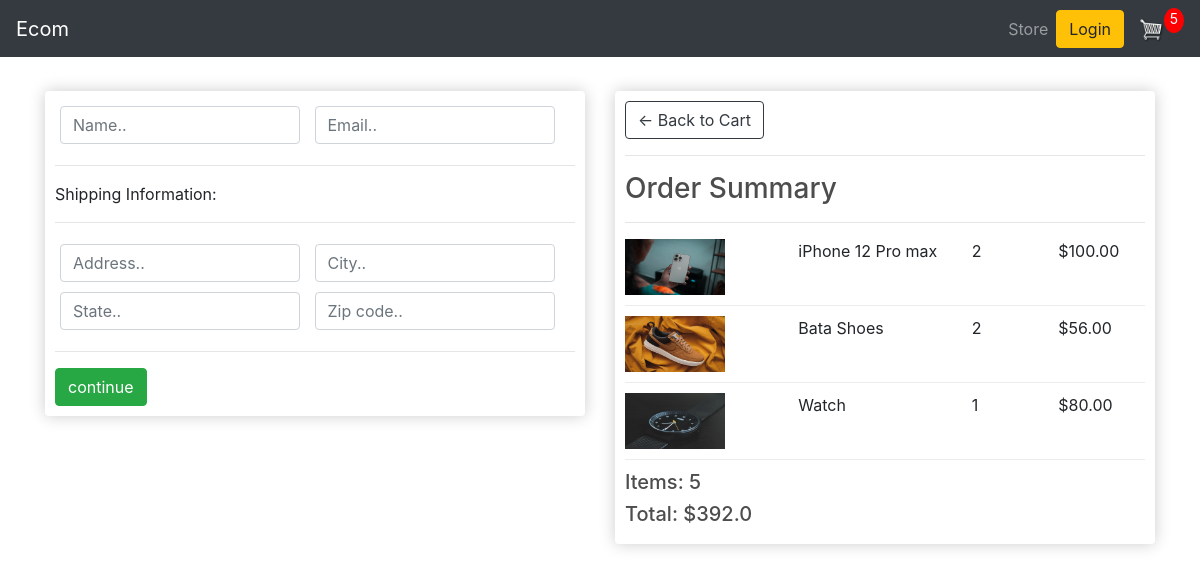
Before: /checkout/ (signed in) with the older database file.
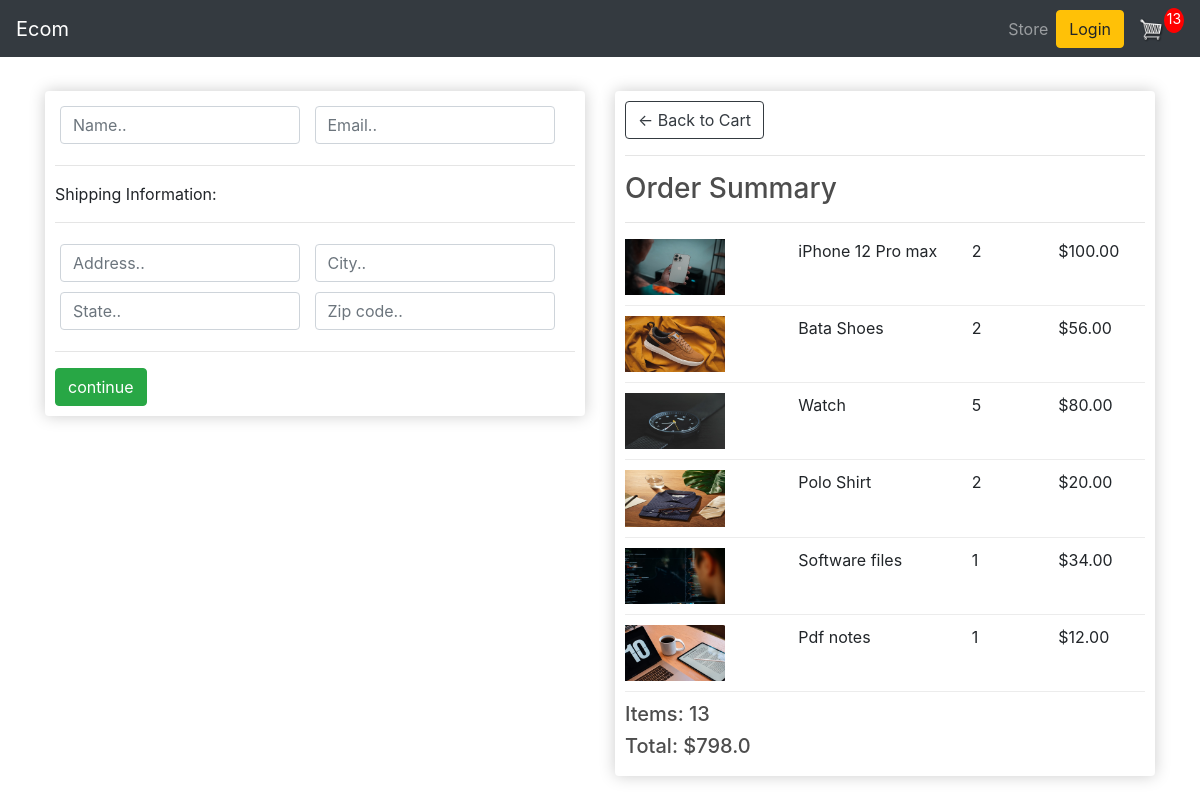
After: the same page with the newer database file.
### store/models.py (models this page shows, shortened)
class OrderItem(models.Model):
    product = models.ForeignKey(Product,on_delete=models.SET_NULL,null=True,blank=True)
    order = models.ForeignKey(Order,on_delete=models.SET_NULL,null=True,blank=True)
    quantity = models.IntegerField(default=0,null=True,blank=True)
    date_added = models.DateTimeField(auto_now_add=True)
    @property
    def get_total(self):
        total = self.product.price * self.quantity
        return total

class Product(models.Model):
    name = models.CharField(max_length=200,null=True)
    price = models.FloatField()
    digital = models.BooleanField(default=False,null=True,blank=True)
    image = models.ImageField(null=True,blank=True)
    @property
    def imageURL(self):
        try:
            url = self.image.url
        except:
            url = ''
        return url

class Order(models.Model):
    customer = models.ForeignKey(Customer,on_delete=models.SET_NULL,null=True,blank=True)
    date_ordered = models.DateTimeField(auto_now_add=True)
    complete = models.BooleanField(default=False,null=True,blank=True)
    transaction_id = models.CharField(max_length=200,null=True)
    @property
    def shipping(self):
        shipping = False
        orderitems = self.orderitem_set.all()
        for i in orderitems:
            if i.product.digital == False:
                shipping = True
        return shipping
    @property
    def get_cart_total(self):
        orderitems = self.orderitem_set.all()
        total = sum([item.get_total for item in orderitems])
        return total
    @property
    def get_cart_item(self):
        orderitems = self.orderitem_set.all()
        total = sum([item.quantity for item in orderitems])
        return total

### store/views.py (the view)
# urls.py: path('checkout/', views.checkout, name='checkout'),
def checkout(request):
    if request.user.is_authenticated:
        customer = request.user.customer
        order, created = Order.objects.get_or_create(customer=customer, complete=False)
        items = order.orderitem_set.all()
        cartItems = order.get_cart_item
    else:
        items = []
        order = {'get_cart_item':0, 'get_cart_total':0, 'shipping':False}
        cartItems = order['get_cart_items']
    context = {'items': items, 'order': order, 'cartItems': cartItems}
    return render(request, 'store/checkout.html', context)

### store/templates/store/checkout.html (shortened to what this page needs)
{% extends 'store/main.html' %}
{% load static %}
{% block content %}
<div class="row">
    <div class="col-lg-6">
        <div class="box-element" id="form-wrapper">
            <form id="form">
                <div id="user-info">
                    <div class="form-field">
                        <input required class="form-control" type="text" name="name" placeholder="Name..">
                    </div>
                    <div class="form-field">
                        <input required class="form-control" type="email" name="email" placeholder="Email..">
                    </div>
                </div>
                <div id="shipping-info">
                    <hr>
						<p>Shipping Information:</p>
						<hr>
						<div class="form-field">
							<input class="form-control" type="text" name="address" placeholder="Address..">
						</div>
						<div class="form-field">
							<input class="form-control" type="text" name="city" placeholder="City..">
						</div>
						<div class="form-field">
							<input class="form-control" type="text" name="state" placeholder="State..">
						</div>
						<div class="form-field">
							<input class="form-control" type="text" name="zipcode" placeholder="Zip code..">
						</div>
                </div>
                <hr>
                <input id="form-button" class="btn btn-success btn-black" type="submit" value="continue">
            </form>
        </div>
        <br>
    </div>
    <div class="col-lg-6">
        <div class="box-element" id="form-wrapper">
         <a class="btn btn-outline-dark" href="{% url 'cart' %}">&#x2190; Back to Cart</a>
         <hr>
         <h3>Order Summary</h3>
         <hr>
         {% for item in items %}
         <div class="cart-row">
            <div style="flex: 2;"><img class="row-image" src="{{item.product.imageURL}}"></div>
            <div style="flex: 2;"><p>{{item.product.name}}</p></div>
            <div style="flex: 1;"><p>{{item.quantity}}</p></div>
            <div style="flex: 1;"><p>${{item.product.price|floatformat:2}}</p></div>
         </div>
         {% endfor %}
         <h5>Items:  {{order.get_cart_item}}</h5>
         <h5>Total:  ${{order.get_cart_total}}</h5>
        </div>
    </div>
</div>
{% endblock content %}

Changed rows visible on the page:
changed OrderItem "Watch": quantity "1" → "5"
added OrderItem: product.imageURL (picture), product.name "Polo Shirt", quantity "2", product.price "20.00"
added OrderItem: product.imageURL (picture), product.name "Software files", quantity "1", product.price "34.00"
added OrderItem: product.imageURL (picture), product.name "Pdf notes", quantity "1", product.price "12.00"
changed through a linked row, Order: get_cart_item "5" → "13"; get_cart_total "392.0" → "798.0"
Other visible differences:
{{ cartItems }}: "5" → "13"
